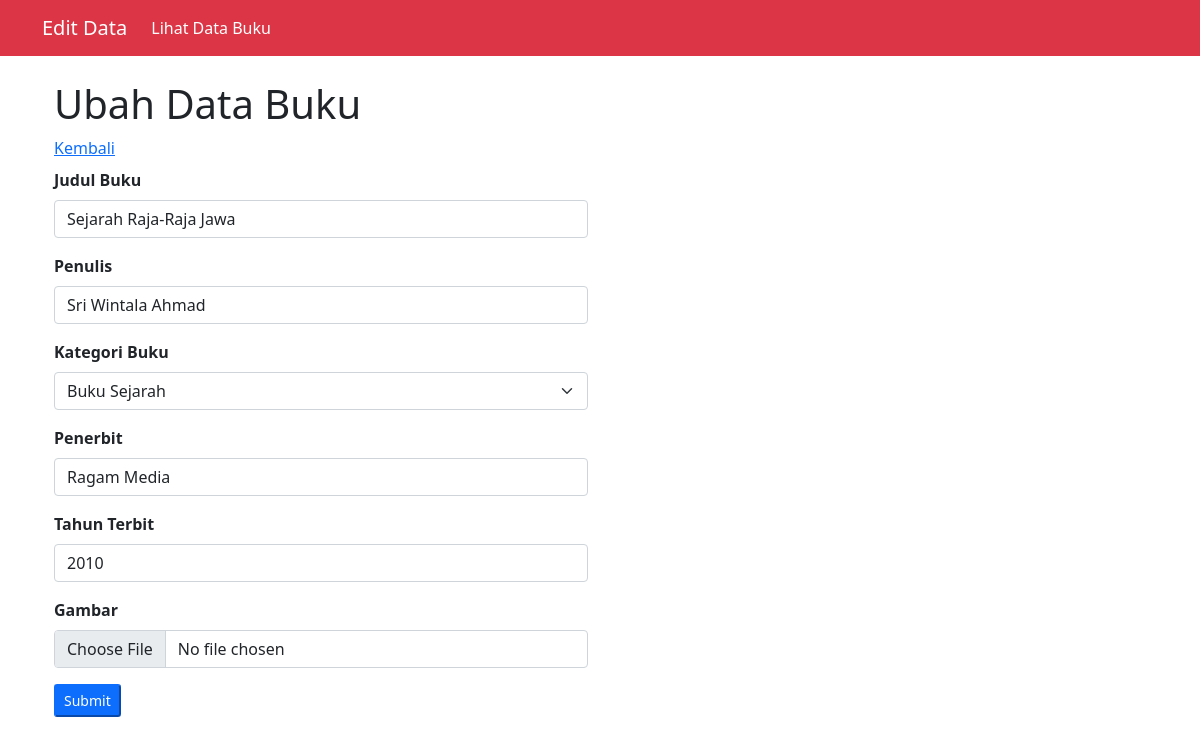
/ubah_data.php?id_buku=15 (signed in), run on the app's committed database.
### tables this page shows
CREATE TABLE `buku` (
  `id_buku` int(11) NOT NULL,
  `id_kategori` int(11) NOT NULL,
  `judul_buku` varchar(100) NOT NULL,
  `penulis` varchar(100) NOT NULL,
  `penerbit` varchar(100) NOT NULL,
  `tahun_terbit` year(4) NOT NULL,
  `gambar` varchar(100) NOT NULL,
  `tanggal_input` datetime NOT NULL DEFAULT current_timestamp()
);

CREATE TABLE `kategori` (
  `id_kategori` int(11) NOT NULL,
  `nama_kategori` varchar(50) NOT NULL,
  `tanggal_input` datetime NOT NULL DEFAULT current_timestamp()
);

### function.php (called while the page is built, shortened)
<?php
$conn = mysqli_connect("localhost", "root", "", "buku_online");
function query($query)
{
    global $conn;
    $result = mysqli_query($conn, $query);
    $rows = [];
    while ($row = mysqli_fetch_assoc($result)) {
        $rows[] = $row;
    }
    return $rows;
}
?>

### ubah_data.php (the view, shortened to what this page needs)
<?php
require("function.php");
$id_buku = $_GET['id_buku'];
$query = query("SELECT * FROM buku WHERE id_buku = $id_buku")[0];
$data = $query;
$kategori = query("SELECT * FROM kategori");
?>
<!DOCTYPE html>
<html lang="en">
<head>
    <link href="https://cdn.jsdelivr.net/npm/bootstrap@5.0.2/dist/css/bootstrap.min.css" rel="stylesheet"
>
</head>
<body>
    <nav class="navbar navbar-expand-lg navbar-light white bg-danger">
        <div class="container">
            <a class="navbar-brand text-white" href="#">Edit Data</a>
            <div class="collapse navbar-collapse" id="navbarSupportedContent">
                <ul class="navbar-nav me-auto mb-2 mb-lg-0">
                    <li class="nav-item">
                        <a class="nav-link active text-white" aria-current="page" href="index.php">Lihat Data Buku</a>
                    </li>
                </ul>
            </div>
        </div>
    </nav>
    <div class="p-4 container">
        <div class="row">
            <h1 class="mb-2">Ubah Data Buku</h1>
            <a href="index.php" class="mb-2">Kembali</a>
            <div class="col-md-6">
                <form action="" method="POST" enctype="multipart/form-data">
                    <div class="mb-3">
                        <label class="form-label fw-bold">Judul Buku</label>
                        <input type="text" class="form-control" name="judul_buku" id="judul_buku"
                            value="<?= $data['judul_buku'] ?>" autocomplete="off">
                    </div>
                    <div class="mb-3">
                        <label class="form-label fw-bold">Penulis</label>
                        <input type="text" class="form-control" name="penulis" id="penulis"
                            value="<?= $data['penulis'] ?>" autocomplete="off">
                    </div>
                    <div class="mb-3">
                        <label class="form-label fw-bold">Kategori Buku</label>
                        <select name="id_kategori" class="form-select" required>
                            <?php foreach ($kategori as $row): ?>
                                <option value="<?= $row['id_kategori']; ?>" <?= ($row['id_kategori'] == $data['id_kategori']) ? 'selected' : ''; ?>>
                                    <?= $row['nama_kategori']; ?>
                                </option>
                            <?php endforeach; ?>
                        </select>
                    </div>
                    <div class="mb-3">
                        <label class="form-label fw-bold">Penerbit</label>
                        <input type="text" class="form-control" name="penerbit" id="penerbit"
                            value="<?= $data['penerbit'] ?>" autocomplete="off">
                    </div>
                    <div class="mb-3">
                        <label class="form-label fw-bold">Tahun Terbit</label>
                        <input type="number" class="form-control" name="tahun_terbit" id="tahun_terbit"
                            value="<?= $data['tahun_terbit'] ?>" autocomplete="off">
                    </div>
                    <div class="mb-3">
                        <label class="form-label fw-bold">Gambar</label>
                        <input type="file" class="form-control" name="gambar" id="gambar" value="<?= $data['gambar'] ?>"
                            autocomplete="off">
                    </div>
                    <div class="mb-3">
                        <button type="submit" name="tombol_submit" class="btn-sm btn-primary">Submit</button>
                    </div>
                </form>
            </div>
        </div>
    </div>
</body>

### data on the page
buku: judul_buku "Sejarah Raja-Raja Jawa", penulis "Sri Wintala Ahmad", id_kategori "Buku Sejarah", penerbit "Ragam Media", tahun_terbit "2010"
